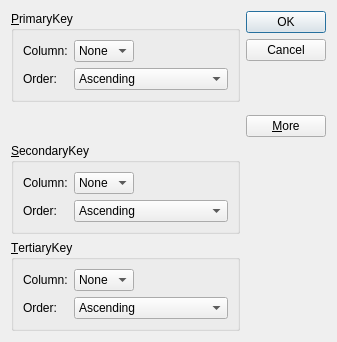
<?xml version="1.0" encoding="UTF-8"?>
<ui version="4.0">
 <class>SortDialog_</class>
 <widget class="QDialog" name="SortDialog_">
  <property name="geometry">
   <rect>
    <x>0</x>
    <y>0</y>
    <width>337</width>
    <height>342</height>
   </rect>
  </property>
  <property name="windowTitle">
   <string>Dialog</string>
  </property>
  <layout class="QHBoxLayout" name="horizontalLayout">
   <item>
    <layout class="QGridLayout" name="gridLayout_4">
     <item row="0" column="0">
      <widget class="QGroupBox" name="primaryGroupBox">
       <property name="title">
        <string>&amp;PrimaryKey</string>
       </property>
       <layout class="QGridLayout" name="gridLayout">
        <item row="0" column="0">
         <widget class="QLabel" name="label">
          <property name="text">
           <string>Column:</string>
          </property>
         </widget>
        </item>
        <item row="0" column="1">
         <widget class="QComboBox" name="primaryColumnCombo">
          <item>
           <property name="text">
            <string>None</string>
           </property>
          </item>
         </widget>
        </item>
        <item row="0" column="2">
         <spacer name="horizontalSpacer">
          <property name="orientation">
           <enum>Qt::Horizontal</enum>
          </property>
          <property name="sizeHint" stdset="0">
           <size>
            <width>40</width>
            <height>20</height>
           </size>
          </property>
         </spacer>
        </item>
        <item row="1" column="0">
         <widget class="QLabel" name="label_2">
          <property name="text">
           <string>Order:</string>
          </property>
         </widget>
        </item>
        <item row="1" column="1" colspan="2">
         <widget class="QComboBox" name="primaryOrderCombo">
          <item>
           <property name="text">
            <string>Ascending</string>
           </property>
          </item>
          <item>
           <property name="text">
            <string>Descending</string>
           </property>
          </item>
         </widget>
        </item>
       </layout>
      </widget>
     </item>
     <item row="0" column="1" rowspan="2">
      <layout class="QVBoxLayout" name="verticalLayout">
       <item>
        <widget class="QPushButton" name="okButton">
         <property name="text">
          <string>OK</string>
         </property>
         <property name="default">
          <bool>true</bool>
         </property>
        </widget>
       </item>
       <item>
        <widget class="QPushButton" name="cancelButton">
         <property name="text">
          <string>Cancel</string>
         </property>
        </widget>
       </item>
       <item>
        <spacer name="verticalSpacer">
         <property name="orientation">
          <enum>Qt::Vertical</enum>
         </property>
         <property name="sizeHint" stdset="0">
          <size>
           <width>20</width>
           <height>0</height>
          </size>
         </property>
        </spacer>
       </item>
       <item>
        <widget class="QPushButton" name="moreButton">
         <property name="text">
          <string>&amp;More</string>
         </property>
         <property name="checkable">
          <bool>true</bool>
         </property>
         <property name="autoDefault">
          <bool>true</bool>
         </property>
        </widget>
       </item>
      </layout>
     </item>
     <item row="1" column="0">
      <spacer name="verticalSpacer_2">
       <property name="orientation">
        <enum>Qt::Vertical</enum>
       </property>
       <property name="sizeHint" stdset="0">
        <size>
         <width>20</width>
         <height>7</height>
        </size>
       </property>
      </spacer>
     </item>
     <item row="2" column="0">
      <widget class="QGroupBox" name="secondaryGroupBox">
       <property name="title">
        <string>&amp;SecondaryKey</string>
       </property>
       <layout class="QGridLayout" name="gridLayout_2">
        <item row="0" column="0">
         <widget class="QLabel" name="label_3">
          <property name="text">
           <string>Column:</string>
          </property>
         </widget>
        </item>
        <item row="0" column="1">
         <widget class="QComboBox" name="secondaryColumnCombo">
          <item>
           <property name="text">
            <string>None</string>
           </property>
          </item>
         </widget>
        </item>
        <item row="0" column="2">
         <spacer name="horizontalSpacer_2">
          <property name="orientation">
           <enum>Qt::Horizontal</enum>
          </property>
          <property name="sizeHint" stdset="0">
           <size>
            <width>40</width>
            <height>20</height>
           </size>
          </property>
         </spacer>
        </item>
        <item row="1" column="0">
         <widget class="QLabel" name="label_4">
          <property name="text">
           <string>Order:</string>
          </property>
         </widget>
        </item>
        <item row="1" column="1" colspan="2">
         <widget class="QComboBox" name="secondaryOrderCombo">
          <item>
           <property name="text">
            <string>Ascending</string>
           </property>
          </item>
          <item>
           <property name="text">
            <string>Descending</string>
           </property>
          </item>
         </widget>
        </item>
       </layout>
      </widget>
     </item>
     <item row="3" column="0">
      <widget class="QGroupBox" name="tertiaryGroupBox">
       <property name="title">
        <string>&amp;TertiaryKey</string>
       </property>
       <layout class="QGridLayout" name="gridLayout_3">
        <item row="0" column="0">
         <widget class="QLabel" name="label_5">
          <property name="text">
           <string>Column:</string>
          </property>
         </widget>
        </item>
        <item row="0" column="1">
         <widget class="QComboBox" name="tertiaryColumnCombo">
          <item>
           <property name="text">
            <string>None</string>
           </property>
          </item>
         </widget>
        </item>
        <item row="0" column="2">
         <spacer name="horizontalSpacer_3">
          <property name="orientation">
           <enum>Qt::Horizontal</enum>
          </property>
          <property name="sizeHint" stdset="0">
           <size>
            <width>40</width>
            <height>20</height>
           </size>
          </property>
         </spacer>
        </item>
        <item row="1" column="0">
         <widget class="QLabel" name="label_6">
          <property name="text">
           <string>Order:</string>
          </property>
         </widget>
        </item>
        <item row="1" column="1" colspan="2">
         <widget class="QComboBox" name="tertiaryOrderCombo">
          <item>
           <property name="text">
            <string>Ascending</string>
           </property>
          </item>
          <item>
           <property name="text">
            <string>Descending</string>
           </property>
          </item>
         </widget>
        </item>
       </layout>
      </widget>
     </item>
    </layout>
   </item>
  </layout>
 </widget>
 <resources/>
 <connections>
  <connection>
   <sender>okButton</sender>
   <signal>clicked()</signal>
   <receiver>SortDialog_</receiver>
   <slot>accept()</slot>
   <hints>
    <hint type="sourcelabel">
     <x>340</x>
     <y>22</y>
    </hint>
    <hint type="destinationlabel">
     <x>160</x>
     <y>114</y>
    </hint>
   </hints>
  </connection>
  <connection>
   <sender>cancelButton</sender>
   <signal>clicked()</signal>
   <receiver>SortDialog_</receiver>
   <slot>reject()</slot>
   <hints>
    <hint type="sourcelabel">
     <x>364</x>
     <y>63</y>
    </hint>
    <hint type="destinationlabel">
     <x>254</x>
     <y>122</y>
    </hint>
   </hints>
  </connection>
  <connection>
   <sender>moreButton</sender>
   <signal>toggled(bool)</signal>
   <receiver>secondaryGroupBox</receiver>
   <slot>setVisible(bool)</slot>
   <hints>
    <hint type="sourcelabel">
     <x>380</x>
     <y>109</y>
    </hint>
    <hint type="destinationlabel">
     <x>268</x>
     <y>170</y>
    </hint>
   </hints>
  </connection>
  <connection>
   <sender>moreButton</sender>
   <signal>toggled(bool)</signal>
   <receiver>tertiaryGroupBox</receiver>
   <slot>setVisible(bool)</slot>
   <hints>
    <hint type="sourcelabel">
     <x>368</x>
     <y>114</y>
    </hint>
    <hint type="destinationlabel">
     <x>270</x>
     <y>284</y>
    </hint>
   </hints>
  </connection>
 </connections>
</ui>
